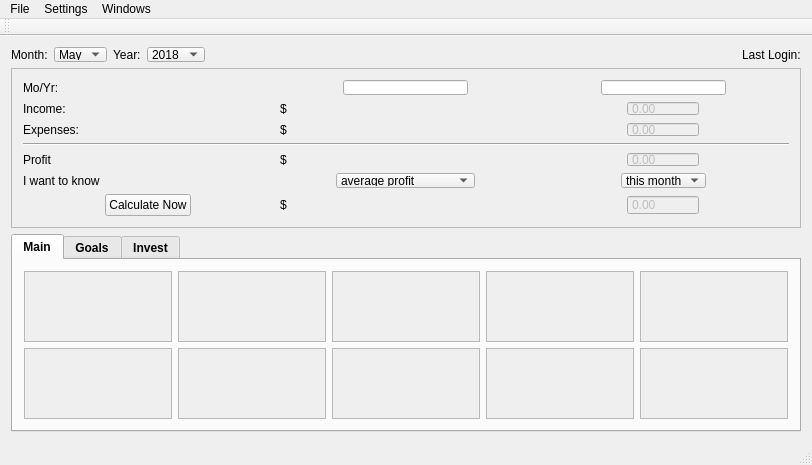
<?xml version="1.0" encoding="UTF-8"?>
<ui version="4.0">
 <class>mudgetClass</class>
 <widget class="QMainWindow" name="mudgetClass">
  <property name="geometry">
   <rect>
    <x>0</x>
    <y>0</y>
    <width>812</width>
    <height>457</height>
   </rect>
  </property>
  <property name="windowTitle">
   <string>mudget</string>
  </property>
  <property name="styleSheet">
   <string notr="true"/>
  </property>
  <widget class="QWidget" name="centralWidget">
   <layout class="QGridLayout" name="gridLayout_2">
    <item row="0" column="0">
     <layout class="QHBoxLayout" name="horizontalLayout_2">
      <item>
       <widget class="QLabel" name="monthLabel">
        <property name="maximumSize">
         <size>
          <width>16777215</width>
          <height>16777215</height>
         </size>
        </property>
        <property name="text">
         <string>Month:</string>
        </property>
       </widget>
      </item>
      <item>
       <widget class="QComboBox" name="monthComboBox">
        <property name="minimumSize">
         <size>
          <width>47</width>
          <height>15</height>
         </size>
        </property>
        <property name="maximumSize">
         <size>
          <width>16777215</width>
          <height>16777215</height>
         </size>
        </property>
        <property name="currentIndex">
         <number>4</number>
        </property>
        <item>
         <property name="text">
          <string>Jan</string>
         </property>
        </item>
        <item>
         <property name="text">
          <string>Feb</string>
         </property>
        </item>
        <item>
         <property name="text">
          <string>Mar</string>
         </property>
        </item>
        <item>
         <property name="text">
          <string>Apr</string>
         </property>
        </item>
        <item>
         <property name="text">
          <string>May</string>
         </property>
        </item>
        <item>
         <property name="text">
          <string>Jun</string>
         </property>
        </item>
        <item>
         <property name="text">
          <string>Jul</string>
         </property>
        </item>
        <item>
         <property name="text">
          <string>Aug</string>
         </property>
        </item>
        <item>
         <property name="text">
          <string>Sep</string>
         </property>
        </item>
        <item>
         <property name="text">
          <string>Oct</string>
         </property>
        </item>
        <item>
         <property name="text">
          <string>Nov</string>
         </property>
        </item>
        <item>
         <property name="text">
          <string>Dec</string>
         </property>
        </item>
       </widget>
      </item>
      <item>
       <widget class="QLabel" name="yearLabel">
        <property name="maximumSize">
         <size>
          <width>16777215</width>
          <height>16777215</height>
         </size>
        </property>
        <property name="text">
         <string>Year:</string>
        </property>
       </widget>
      </item>
      <item>
       <widget class="QComboBox" name="yearComboBox">
        <property name="sizePolicy">
         <sizepolicy hsizetype="Preferred" vsizetype="Preferred">
          <horstretch>0</horstretch>
          <verstretch>0</verstretch>
         </sizepolicy>
        </property>
        <property name="minimumSize">
         <size>
          <width>49</width>
          <height>13</height>
         </size>
        </property>
        <property name="maximumSize">
         <size>
          <width>16777215</width>
          <height>16777215</height>
         </size>
        </property>
        <item>
         <property name="text">
          <string>2018</string>
         </property>
        </item>
        <item>
         <property name="text">
          <string>2019</string>
         </property>
        </item>
        <item>
         <property name="text">
          <string>2020</string>
         </property>
        </item>
       </widget>
      </item>
      <item>
       <spacer name="horizontalSpacer_2">
        <property name="orientation">
         <enum>Qt::Horizontal</enum>
        </property>
        <property name="sizeHint" stdset="0">
         <size>
          <width>40</width>
          <height>15</height>
         </size>
        </property>
       </spacer>
      </item>
      <item>
       <widget class="QLabel" name="loginLabel">
        <property name="maximumSize">
         <size>
          <width>16777215</width>
          <height>16777215</height>
         </size>
        </property>
        <property name="text">
         <string>Last Login:</string>
        </property>
       </widget>
      </item>
     </layout>
    </item>
    <item row="1" column="0">
     <widget class="QFrame" name="mossHub">
      <property name="sizePolicy">
       <sizepolicy hsizetype="MinimumExpanding" vsizetype="Preferred">
        <horstretch>0</horstretch>
        <verstretch>0</verstretch>
       </sizepolicy>
      </property>
      <property name="styleSheet">
       <string notr="true"/>
      </property>
      <property name="frameShape">
       <enum>QFrame::StyledPanel</enum>
      </property>
      <property name="frameShadow">
       <enum>QFrame::Raised</enum>
      </property>
      <property name="lineWidth">
       <number>3</number>
      </property>
      <layout class="QGridLayout" name="gridLayout">
       <item row="0" column="0">
        <layout class="QGridLayout" name="mubLayout">
         <item row="4" column="1">
          <widget class="QLabel" name="label_7">
           <property name="maximumSize">
            <size>
             <width>16777215</width>
             <height>16777215</height>
            </size>
           </property>
           <property name="text">
            <string>$</string>
           </property>
          </widget>
         </item>
         <item row="4" column="0">
          <widget class="QLabel" name="profitLabel">
           <property name="maximumSize">
            <size>
             <width>16777215</width>
             <height>16777215</height>
            </size>
           </property>
           <property name="text">
            <string>Profit</string>
           </property>
          </widget>
         </item>
         <item row="2" column="0">
          <widget class="QLabel" name="expensesLabel">
           <property name="maximumSize">
            <size>
             <width>16777215</width>
             <height>16777215</height>
            </size>
           </property>
           <property name="text">
            <string>Expenses:</string>
           </property>
          </widget>
         </item>
         <item row="0" column="0">
          <widget class="QLabel" name="moYrLabel">
           <property name="maximumSize">
            <size>
             <width>16777215</width>
             <height>16777215</height>
            </size>
           </property>
           <property name="text">
            <string>Mo/Yr:</string>
           </property>
          </widget>
         </item>
         <item row="0" column="1" alignment="Qt::AlignHCenter">
          <widget class="QLineEdit" name="monthLineEdit">
           <property name="sizePolicy">
            <sizepolicy hsizetype="Preferred" vsizetype="Preferred">
             <horstretch>0</horstretch>
             <verstretch>0</verstretch>
            </sizepolicy>
           </property>
           <property name="minimumSize">
            <size>
             <width>91</width>
             <height>15</height>
            </size>
           </property>
           <property name="maximumSize">
            <size>
             <width>16777215</width>
             <height>16777215</height>
            </size>
           </property>
           <property name="styleSheet">
            <string notr="true">font: bold</string>
           </property>
           <property name="readOnly">
            <bool>true</bool>
           </property>
          </widget>
         </item>
         <item row="1" column="1">
          <widget class="QLabel" name="label_5">
           <property name="maximumSize">
            <size>
             <width>16777215</width>
             <height>16777215</height>
            </size>
           </property>
           <property name="text">
            <string>$</string>
           </property>
          </widget>
         </item>
         <item row="0" column="2" alignment="Qt::AlignHCenter">
          <widget class="QLineEdit" name="yearLineEdit">
           <property name="sizePolicy">
            <sizepolicy hsizetype="Preferred" vsizetype="Preferred">
             <horstretch>0</horstretch>
             <verstretch>0</verstretch>
            </sizepolicy>
           </property>
           <property name="minimumSize">
            <size>
             <width>91</width>
             <height>15</height>
            </size>
           </property>
           <property name="maximumSize">
            <size>
             <width>16777215</width>
             <height>16777215</height>
            </size>
           </property>
           <property name="styleSheet">
            <string notr="true">font: bold</string>
           </property>
           <property name="readOnly">
            <bool>true</bool>
           </property>
          </widget>
         </item>
         <item row="1" column="0">
          <widget class="QLabel" name="incomeLabel">
           <property name="maximumSize">
            <size>
             <width>16777215</width>
             <height>16777215</height>
            </size>
           </property>
           <property name="text">
            <string>Income:</string>
           </property>
          </widget>
         </item>
         <item row="6" column="1">
          <widget class="QLabel" name="label">
           <property name="maximumSize">
            <size>
             <width>16777215</width>
             <height>20</height>
            </size>
           </property>
           <property name="text">
            <string>$</string>
           </property>
          </widget>
         </item>
         <item row="2" column="2" alignment="Qt::AlignHCenter">
          <widget class="QDoubleSpinBox" name="expensesSpinBox">
           <property name="enabled">
            <bool>false</bool>
           </property>
           <property name="sizePolicy">
            <sizepolicy hsizetype="Preferred" vsizetype="Preferred">
             <horstretch>0</horstretch>
             <verstretch>0</verstretch>
            </sizepolicy>
           </property>
           <property name="minimumSize">
            <size>
             <width>0</width>
             <height>15</height>
            </size>
           </property>
           <property name="maximumSize">
            <size>
             <width>16777215</width>
             <height>16777215</height>
            </size>
           </property>
           <property name="buttonSymbols">
            <enum>QAbstractSpinBox::NoButtons</enum>
           </property>
           <property name="minimum">
            <double>-999999.000000000000000</double>
           </property>
           <property name="maximum">
            <double>999999.000000000000000</double>
           </property>
          </widget>
         </item>
         <item row="4" column="2" alignment="Qt::AlignHCenter">
          <widget class="QDoubleSpinBox" name="profitSpinBox">
           <property name="enabled">
            <bool>false</bool>
           </property>
           <property name="sizePolicy">
            <sizepolicy hsizetype="Preferred" vsizetype="Preferred">
             <horstretch>0</horstretch>
             <verstretch>0</verstretch>
            </sizepolicy>
           </property>
           <property name="minimumSize">
            <size>
             <width>0</width>
             <height>15</height>
            </size>
           </property>
           <property name="maximumSize">
            <size>
             <width>16777215</width>
             <height>16777215</height>
            </size>
           </property>
           <property name="buttonSymbols">
            <enum>QAbstractSpinBox::NoButtons</enum>
           </property>
           <property name="minimum">
            <double>-999999.000000000000000</double>
           </property>
           <property name="maximum">
            <double>999999.000000000000000</double>
           </property>
          </widget>
         </item>
         <item row="2" column="1">
          <widget class="QLabel" name="label_6">
           <property name="maximumSize">
            <size>
             <width>16777215</width>
             <height>16777215</height>
            </size>
           </property>
           <property name="text">
            <string>$</string>
           </property>
          </widget>
         </item>
         <item row="6" column="2" alignment="Qt::AlignHCenter">
          <widget class="QDoubleSpinBox" name="resultSpinBox">
           <property name="enabled">
            <bool>false</bool>
           </property>
           <property name="sizePolicy">
            <sizepolicy hsizetype="Preferred" vsizetype="Preferred">
             <horstretch>0</horstretch>
             <verstretch>0</verstretch>
            </sizepolicy>
           </property>
           <property name="minimumSize">
            <size>
             <width>0</width>
             <height>15</height>
            </size>
           </property>
           <property name="maximumSize">
            <size>
             <width>16777215</width>
             <height>20</height>
            </size>
           </property>
           <property name="readOnly">
            <bool>true</bool>
           </property>
           <property name="buttonSymbols">
            <enum>QAbstractSpinBox::NoButtons</enum>
           </property>
           <property name="minimum">
            <double>-9999999.000000000000000</double>
           </property>
           <property name="maximum">
            <double>9999999.000000000000000</double>
           </property>
          </widget>
         </item>
         <item row="3" column="0" colspan="3">
          <widget class="Line" name="line">
           <property name="orientation">
            <enum>Qt::Horizontal</enum>
           </property>
          </widget>
         </item>
         <item row="5" column="2" alignment="Qt::AlignHCenter">
          <widget class="QComboBox" name="calculationTimeComboBox">
           <property name="sizePolicy">
            <sizepolicy hsizetype="Preferred" vsizetype="Preferred">
             <horstretch>0</horstretch>
             <verstretch>0</verstretch>
            </sizepolicy>
           </property>
           <property name="minimumSize">
            <size>
             <width>78</width>
             <height>15</height>
            </size>
           </property>
           <property name="maximumSize">
            <size>
             <width>16777215</width>
             <height>16777215</height>
            </size>
           </property>
           <item>
            <property name="text">
             <string>this month</string>
            </property>
           </item>
           <item>
            <property name="text">
             <string>monthly</string>
            </property>
           </item>
           <item>
            <property name="text">
             <string>weekly</string>
            </property>
           </item>
           <item>
            <property name="text">
             <string>yearly</string>
            </property>
           </item>
          </widget>
         </item>
         <item row="5" column="0">
          <widget class="QLabel" name="knowLabel">
           <property name="maximumSize">
            <size>
             <width>16777215</width>
             <height>16777215</height>
            </size>
           </property>
           <property name="text">
            <string>I want to know</string>
           </property>
          </widget>
         </item>
         <item row="1" column="2" alignment="Qt::AlignHCenter">
          <widget class="QDoubleSpinBox" name="incomeSpinBox">
           <property name="enabled">
            <bool>false</bool>
           </property>
           <property name="sizePolicy">
            <sizepolicy hsizetype="Preferred" vsizetype="Preferred">
             <horstretch>0</horstretch>
             <verstretch>0</verstretch>
            </sizepolicy>
           </property>
           <property name="minimumSize">
            <size>
             <width>0</width>
             <height>15</height>
            </size>
           </property>
           <property name="maximumSize">
            <size>
             <width>16777215</width>
             <height>16777215</height>
            </size>
           </property>
           <property name="buttonSymbols">
            <enum>QAbstractSpinBox::NoButtons</enum>
           </property>
           <property name="minimum">
            <double>-999999.000000000000000</double>
           </property>
           <property name="maximum">
            <double>999999.000000000000000</double>
           </property>
          </widget>
         </item>
         <item row="5" column="1" alignment="Qt::AlignHCenter">
          <widget class="QComboBox" name="calculationComboBox">
           <property name="sizePolicy">
            <sizepolicy hsizetype="Preferred" vsizetype="Preferred">
             <horstretch>0</horstretch>
             <verstretch>0</verstretch>
            </sizepolicy>
           </property>
           <property name="minimumSize">
            <size>
             <width>116</width>
             <height>15</height>
            </size>
           </property>
           <property name="maximumSize">
            <size>
             <width>16777215</width>
             <height>16777215</height>
            </size>
           </property>
           <item>
            <property name="text">
             <string>average profit</string>
            </property>
           </item>
           <item>
            <property name="text">
             <string>maximum profit</string>
            </property>
           </item>
           <item>
            <property name="text">
             <string>minimum profit</string>
            </property>
           </item>
           <item>
            <property name="text">
             <string>average expenses</string>
            </property>
           </item>
           <item>
            <property name="text">
             <string>maximum expenses</string>
            </property>
           </item>
           <item>
            <property name="text">
             <string>minimum expenses</string>
            </property>
           </item>
          </widget>
         </item>
         <item row="6" column="0" alignment="Qt::AlignHCenter">
          <widget class="QPushButton" name="pushButton">
           <property name="sizePolicy">
            <sizepolicy hsizetype="Preferred" vsizetype="Preferred">
             <horstretch>0</horstretch>
             <verstretch>0</verstretch>
            </sizepolicy>
           </property>
           <property name="minimumSize">
            <size>
             <width>0</width>
             <height>0</height>
            </size>
           </property>
           <property name="maximumSize">
            <size>
             <width>16777215</width>
             <height>16777215</height>
            </size>
           </property>
           <property name="text">
            <string>Calculate Now</string>
           </property>
          </widget>
         </item>
        </layout>
       </item>
      </layout>
     </widget>
    </item>
    <item row="2" column="0">
     <widget class="QTabWidget" name="mainTabWidget">
      <property name="font">
       <font>
        <family>Arial</family>
        <weight>75</weight>
        <bold>true</bold>
       </font>
      </property>
      <property name="autoFillBackground">
       <bool>false</bool>
      </property>
      <property name="styleSheet">
       <string notr="true"/>
      </property>
      <property name="currentIndex">
       <number>0</number>
      </property>
      <widget class="QWidget" name="mainTab">
       <property name="font">
        <font>
         <family>Arial</family>
         <weight>75</weight>
         <bold>true</bold>
        </font>
       </property>
       <property name="styleSheet">
        <string notr="true"/>
       </property>
       <attribute name="title">
        <string>Main</string>
       </attribute>
       <layout class="QGridLayout" name="gridLayout_3">
        <item row="1" column="5">
         <widget class="QScrollArea" name="scrollArea8">
          <property name="widgetResizable">
           <bool>true</bool>
          </property>
          <widget class="QWidget" name="scrollAreaWidgetContents_3">
           <property name="geometry">
            <rect>
             <x>0</x>
             <y>0</y>
             <width>151</width>
             <height>76</height>
            </rect>
           </property>
          </widget>
         </widget>
        </item>
        <item row="1" column="6">
         <widget class="QScrollArea" name="scrollArea9">
          <property name="widgetResizable">
           <bool>true</bool>
          </property>
          <widget class="QWidget" name="scrollAreaWidgetContents_2">
           <property name="geometry">
            <rect>
             <x>0</x>
             <y>0</y>
             <width>152</width>
             <height>76</height>
            </rect>
           </property>
          </widget>
         </widget>
        </item>
        <item row="1" column="2">
         <widget class="QScrollArea" name="scrollArea6">
          <property name="widgetResizable">
           <bool>true</bool>
          </property>
          <widget class="QWidget" name="scrollAreaWidgetContents_6">
           <property name="geometry">
            <rect>
             <x>0</x>
             <y>0</y>
             <width>151</width>
             <height>76</height>
            </rect>
           </property>
          </widget>
         </widget>
        </item>
        <item row="1" column="0">
         <widget class="QScrollArea" name="scrollArea5">
          <property name="widgetResizable">
           <bool>true</bool>
          </property>
          <widget class="QWidget" name="scrollAreaWidgetContents_7">
           <property name="geometry">
            <rect>
             <x>0</x>
             <y>0</y>
             <width>152</width>
             <height>76</height>
            </rect>
           </property>
          </widget>
         </widget>
        </item>
        <item row="1" column="4">
         <widget class="QScrollArea" name="scrollArea7">
          <property name="widgetResizable">
           <bool>true</bool>
          </property>
          <widget class="QWidget" name="scrollAreaWidgetContents_5">
           <property name="geometry">
            <rect>
             <x>0</x>
             <y>0</y>
             <width>152</width>
             <height>76</height>
            </rect>
           </property>
          </widget>
         </widget>
        </item>
        <item row="0" column="0">
         <widget class="QScrollArea" name="scrollArea0">
          <property name="verticalScrollBarPolicy">
           <enum>Qt::ScrollBarAsNeeded</enum>
          </property>
          <property name="widgetResizable">
           <bool>true</bool>
          </property>
          <widget class="QWidget" name="scrollAreaWidgetContents_8">
           <property name="geometry">
            <rect>
             <x>0</x>
             <y>0</y>
             <width>152</width>
             <height>77</height>
            </rect>
           </property>
          </widget>
         </widget>
        </item>
        <item row="0" column="2">
         <widget class="QScrollArea" name="scrollArea1">
          <property name="widgetResizable">
           <bool>true</bool>
          </property>
          <widget class="QWidget" name="scrollAreaWidgetContents_9">
           <property name="geometry">
            <rect>
             <x>0</x>
             <y>0</y>
             <width>151</width>
             <height>77</height>
            </rect>
           </property>
          </widget>
         </widget>
        </item>
        <item row="0" column="4">
         <widget class="QScrollArea" name="scrollArea2">
          <property name="widgetResizable">
           <bool>true</bool>
          </property>
          <widget class="QWidget" name="scrollAreaWidgetContents_10">
           <property name="geometry">
            <rect>
             <x>0</x>
             <y>0</y>
             <width>152</width>
             <height>77</height>
            </rect>
           </property>
          </widget>
         </widget>
        </item>
        <item row="0" column="5">
         <widget class="QScrollArea" name="scrollArea3">
          <property name="widgetResizable">
           <bool>true</bool>
          </property>
          <widget class="QWidget" name="scrollAreaWidgetContents_11">
           <property name="geometry">
            <rect>
             <x>0</x>
             <y>0</y>
             <width>151</width>
             <height>77</height>
            </rect>
           </property>
          </widget>
         </widget>
        </item>
        <item row="0" column="6">
         <widget class="QScrollArea" name="scrollArea4">
          <property name="widgetResizable">
           <bool>true</bool>
          </property>
          <widget class="QWidget" name="scrollAreaWidgetContents_12">
           <property name="geometry">
            <rect>
             <x>0</x>
             <y>0</y>
             <width>152</width>
             <height>77</height>
            </rect>
           </property>
          </widget>
         </widget>
        </item>
       </layout>
      </widget>
      <widget class="QWidget" name="goalsTab">
       <attribute name="title">
        <string>Goals</string>
       </attribute>
       <layout class="QGridLayout" name="gridLayout_5">
        <item row="0" column="0">
         <layout class="QGridLayout" name="goalsLayout">
          <item row="0" column="1">
           <layout class="QVBoxLayout" name="verticalLayout_2">
            <item>
             <widget class="QFrame" name="progressFrame">
              <property name="frameShape">
               <enum>QFrame::StyledPanel</enum>
              </property>
              <property name="frameShadow">
               <enum>QFrame::Raised</enum>
              </property>
              <layout class="QGridLayout" name="progressFrameLayout">
               <item row="0" column="0" alignment="Qt::AlignHCenter|Qt::AlignVCenter">
                <widget class="QLabel" name="goalProgressLabel">
                 <property name="text">
                  <string>Progress of goals will show here...</string>
                 </property>
                </widget>
               </item>
              </layout>
             </widget>
            </item>
            <item>
             <widget class="QFrame" name="displayCaseFrame">
              <property name="frameShape">
               <enum>QFrame::StyledPanel</enum>
              </property>
              <property name="frameShadow">
               <enum>QFrame::Raised</enum>
              </property>
              <layout class="QGridLayout" name="displayCaseLayout">
               <item row="0" column="0" alignment="Qt::AlignHCenter|Qt::AlignVCenter">
                <widget class="QLabel" name="goalDisplayLabel">
                 <property name="text">
                  <string>Under construction :)</string>
                 </property>
                </widget>
               </item>
              </layout>
             </widget>
            </item>
           </layout>
          </item>
          <item row="0" column="0">
           <widget class="QFrame" name="goalsFrame">
            <property name="frameShape">
             <enum>QFrame::StyledPanel</enum>
            </property>
            <property name="frameShadow">
             <enum>QFrame::Raised</enum>
            </property>
            <property name="lineWidth">
             <number>1</number>
            </property>
            <layout class="QVBoxLayout" name="goalsVerticalLayout">
             <item alignment="Qt::AlignHCenter">
              <widget class="QPushButton" name="createGoalButton">
               <property name="text">
                <string>Create Your First Goal</string>
               </property>
              </widget>
             </item>
            </layout>
           </widget>
          </item>
         </layout>
        </item>
       </layout>
      </widget>
      <widget class="QWidget" name="investTab">
       <attribute name="title">
        <string>Invest</string>
       </attribute>
       <layout class="QGridLayout" name="gridLayout_4">
        <item row="0" column="0">
         <widget class="QScrollArea" name="investScrollArea">
          <property name="widgetResizable">
           <bool>true</bool>
          </property>
          <widget class="QWidget" name="scrollAreaWidgetContents">
           <property name="geometry">
            <rect>
             <x>0</x>
             <y>0</y>
             <width>98</width>
             <height>29</height>
            </rect>
           </property>
           <layout class="QGridLayout" name="gridLayout_7">
            <item row="0" column="0">
             <layout class="QGridLayout" name="investLayout">
              <item row="0" column="0" alignment="Qt::AlignHCenter">
               <widget class="QPushButton" name="addAccountButton">
                <property name="text">
                 <string>Add Account</string>
                </property>
               </widget>
              </item>
             </layout>
            </item>
           </layout>
          </widget>
         </widget>
        </item>
       </layout>
      </widget>
     </widget>
    </item>
   </layout>
  </widget>
  <widget class="QMenuBar" name="menuBar">
   <property name="geometry">
    <rect>
     <x>0</x>
     <y>0</y>
     <width>812</width>
     <height>17</height>
    </rect>
   </property>
   <widget class="QMenu" name="menuFile">
    <property name="title">
     <string>File</string>
    </property>
    <addaction name="actionSave"/>
   </widget>
   <widget class="QMenu" name="menuOptions">
    <property name="title">
     <string>Settings</string>
    </property>
    <addaction name="actionCalculations"/>
    <addaction name="actionCategories"/>
   </widget>
   <widget class="QMenu" name="menuWindows">
    <property name="title">
     <string>Windows</string>
    </property>
    <addaction name="actionHistory"/>
    <addaction name="actionTrophies"/>
   </widget>
   <addaction name="menuFile"/>
   <addaction name="menuOptions"/>
   <addaction name="menuWindows"/>
  </widget>
  <widget class="QToolBar" name="mainToolBar">
   <attribute name="toolBarArea">
    <enum>TopToolBarArea</enum>
   </attribute>
   <attribute name="toolBarBreak">
    <bool>false</bool>
   </attribute>
  </widget>
  <widget class="QStatusBar" name="statusBar"/>
  <action name="actionLoad">
   <property name="text">
    <string>Load</string>
   </property>
   <property name="shortcut">
    <string>Ctrl+O</string>
   </property>
  </action>
  <action name="actionSave">
   <property name="text">
    <string>Save</string>
   </property>
   <property name="shortcut">
    <string>Ctrl+S</string>
   </property>
  </action>
  <action name="actionCategories">
   <property name="text">
    <string>Categories</string>
   </property>
  </action>
  <action name="actionCalculations">
   <property name="text">
    <string>Calculations</string>
   </property>
  </action>
  <action name="actionHistory">
   <property name="text">
    <string>History</string>
   </property>
  </action>
  <action name="actionTrophies">
   <property name="text">
    <string>Trophies</string>
   </property>
  </action>
 </widget>
 <layoutdefault spacing="6" margin="11"/>
 <resources>
  <include location="../mudget/mudget.qrc"/>
 </resources>
 <connections>
  <connection>
   <sender>pushButton</sender>
   <signal>clicked()</signal>
   <receiver>mudgetClass</receiver>
   <slot>performWantedCalculation()</slot>
   <hints>
    <hint type="sourcelabel">
     <x>227</x>
     <y>222</y>
    </hint>
    <hint type="destinationlabel">
     <x>182</x>
     <y>379</y>
    </hint>
   </hints>
  </connection>
  <connection>
   <sender>createGoalButton</sender>
   <signal>clicked(bool)</signal>
   <receiver>mudgetClass</receiver>
   <slot>updateGoals(bool)</slot>
   <hints>
    <hint type="sourcelabel">
     <x>262</x>
     <y>349</y>
    </hint>
    <hint type="destinationlabel">
     <x>175</x>
     <y>405</y>
    </hint>
   </hints>
  </connection>
  <connection>
   <sender>addAccountButton</sender>
   <signal>clicked()</signal>
   <receiver>mudgetClass</receiver>
   <slot>addInvestmentAccount()</slot>
   <hints>
    <hint type="sourcelabel">
     <x>408</x>
     <y>340</y>
    </hint>
    <hint type="destinationlabel">
     <x>438</x>
     <y>432</y>
    </hint>
   </hints>
  </connection>
 </connections>
 <slots>
  <slot>updateIncome()</slot>
  <slot>addMudgetCategory()</slot>
  <slot>updateCurrentMonthYear(int)</slot>
  <slot>performWantedCalculation()</slot>
  <slot>updateGoals(bool)</slot>
  <slot>addInvestmentAccount()</slot>
 </slots>
</ui>
